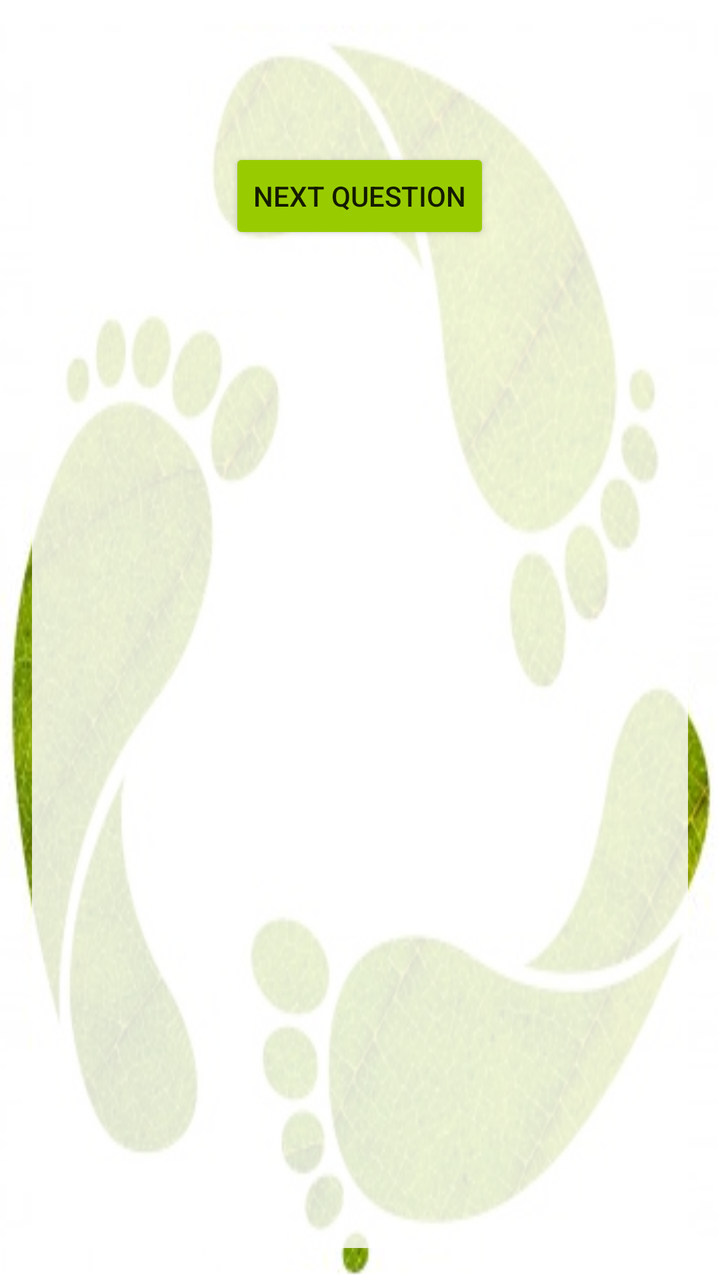
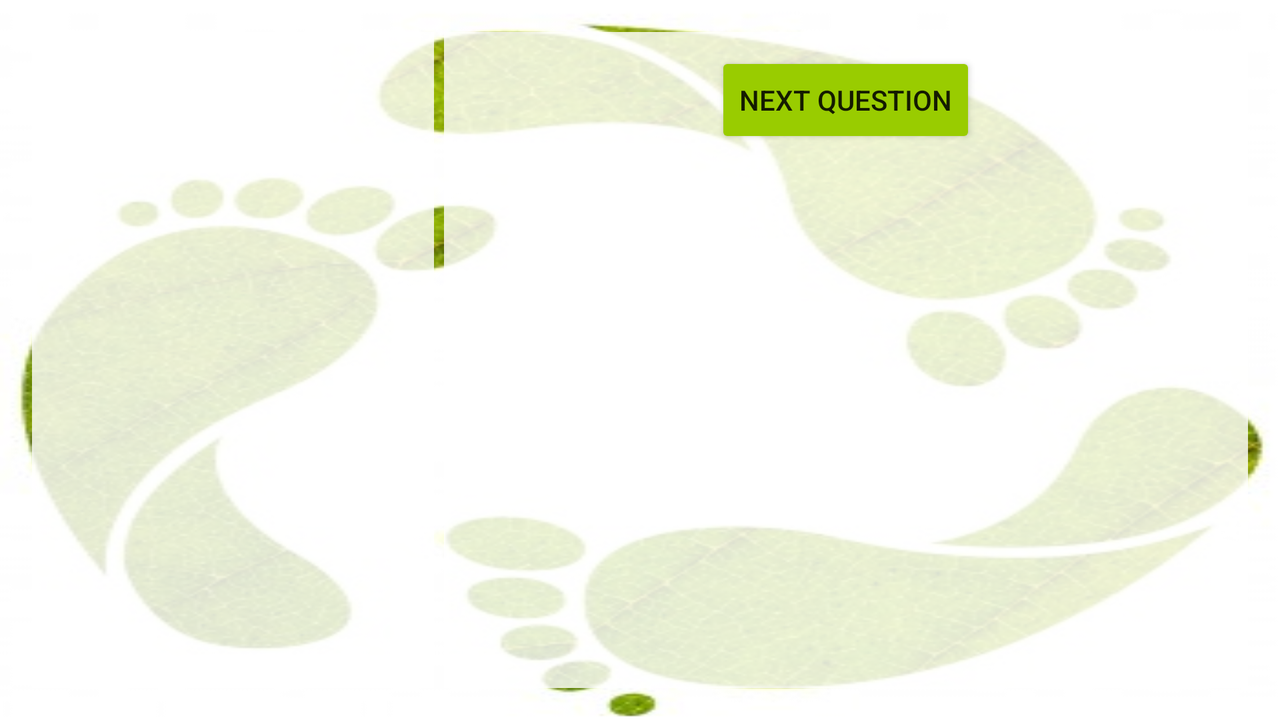

Compare how this app lays out the same screen by default and in its alternative resource folder. The renders come first, then the two layout files and the values they reference.
<!-- AndroidManifest.xml: application theme AppTheme -->
<!-- res/layout/question.xml -->
<?xml version="1.0" encoding="utf-8"?>
<LinearLayout xmlns:android="http://schemas.android.com/apk/res/android"
    android:layout_width="match_parent"
    android:layout_height="match_parent"
    android:background="@drawable/greenfeet"
    android:orientation="vertical"
    android:padding="16dp">

    <LinearLayout
        style="@style/port_main">

        <TextView
            android:id="@+id/textview_questionnumber"
            style="@style/questiontextnumber" />

        <TextView
            android:id="@+id/textview_question"
            style="@style/questiontext" />

        <RadioGroup
            android:id="@+id/radiogroup_answers"
            android:layout_width="match_parent"
            android:layout_height="wrap_content"></RadioGroup>

        <android.support.v7.widget.AppCompatButton
            android:id="@+id/button_next"
            style="@style/nextbutton"
            android:text="@string/nextbutton" />
    </LinearLayout>

</LinearLayout>
<!-- resources referenced by this layout -->
<resources>
  <!-- drawable greenfeet: png bitmap (drawable, 163014 bytes) -->
  <string name="nextbutton">Next question</string>
  <style name="nextbutton">
          <item name="android:layout_width">wrap_content</item>
          <item name="android:layout_height">wrap_content</item>
          <item name="android:layout_gravity">center_horizontal</item>
          <item name="android:layout_marginTop">@dimen/major_margin</item>
          <item name="android:backgroundTint">@android:color/holo_green_light</item>item&gt;
      </style>
  <style name="port_main">
          <item name="android:layout_width">match_parent</item>
          <item name="android:layout_height">match_parent</item>
          <item name="android:background">@color/transparentwhite</item>
          <item name="android:orientation">vertical</item>
      </style>
  <style name="questiontext">
          <item name="android:layout_width">match_parent</item>
          <item name="android:layout_height">wrap_content</item>
          <item name="android:textColor">@android:color/black</item>
          <item name="android:layout_marginBottom">@dimen/minor_margin</item>
          <item name="android:layout_marginTop">@dimen/minor_margin</item>
      </style>
  <style name="questiontextnumber">
          <item name="android:layout_width">match_parent</item>
          <item name="android:layout_height">wrap_content</item>
          <item name="android:textColor">@android:color/black</item>
          <item name="android:textStyle">bold</item>
      </style>
  <style name="AppTheme" parent="Theme.AppCompat.Light.DarkActionBar">
          
          <item name="colorPrimary">@color/colorPrimary</item>
          <item name="colorPrimaryDark">@color/colorPrimaryDark</item>
          <item name="colorAccent">@color/colorAccent</item>
      </style>
  <dimen name="major_margin">10dp</dimen>
  <color name="transparentwhite">#d0ffffff</color>
  <dimen name="minor_margin">5dp</dimen>
  <color name="colorPrimary">#246b24</color>
  <color name="colorPrimaryDark">#1E571E</color>
  <color name="colorAccent">#000000</color>
</resources>
<!-- res/layout-land/question.xml (the repository's variant of the layout above) -->
<!-- drawn on the phone turned sideways -->
<?xml version="1.0" encoding="utf-8"?>
<LinearLayout xmlns:android="http://schemas.android.com/apk/res/android"
    android:layout_width="match_parent"
    android:layout_height="match_parent"
    android:background="@drawable/greenfeet"
    android:orientation="horizontal"
    android:padding="16dp">

    <LinearLayout style="@style/land_main">

        <TextView
            android:id="@+id/textview_questionnumber"
            style="@style/questiontextnumber" />

        <TextView
            android:id="@+id/textview_question"
            style="@style/questiontext" />

    </LinearLayout>

    <LinearLayout style="@style/land_opts">

        <RadioGroup
            android:id="@+id/radiogroup_answers"
            android:layout_width="match_parent"
            android:layout_height="wrap_content"></RadioGroup>

        <android.support.v7.widget.AppCompatButton
            android:id="@+id/button_next"
            style="@style/nextbutton"
            android:tag="100"
            android:text="@string/nextbutton" />

    </LinearLayout>
</LinearLayout>
<!-- resources referenced by the variant -->
<!-- as the phone turned sideways resolves them -->
<resources>
  <!-- drawable greenfeet: png bitmap (drawable, 163014 bytes) -->
  <string name="nextbutton">Next question</string>
  <style name="land_main">
          <item name="android:layout_width">0dp</item>
          <item name="android:layout_weight">1</item>
          <item name="android:layout_height">match_parent</item>
          <item name="android:background">@color/transparentwhite</item>
          <item name="android:orientation">vertical</item>
          <item name="android:layout_gravity">center_horizontal</item>
      </style>
  <style name="land_opts">
          <item name="android:layout_marginLeft">@dimen/minor_margin</item>
          <item name="android:layout_width">0dp</item>
          <item name="android:layout_weight">2</item>
          <item name="android:layout_height">match_parent</item>
          <item name="android:background">@color/transparentwhite</item>
          <item name="android:orientation">vertical</item>
      </style>
  <style name="nextbutton">
          <item name="android:layout_width">wrap_content</item>
          <item name="android:layout_height">wrap_content</item>
          <item name="android:layout_gravity">center_horizontal</item>
          <item name="android:layout_marginTop">@dimen/major_margin</item>
          <item name="android:backgroundTint">@android:color/holo_green_light</item>item&gt;
      </style>
  <style name="questiontext">
          <item name="android:layout_width">match_parent</item>
          <item name="android:layout_height">wrap_content</item>
          <item name="android:textColor">@android:color/black</item>
          <item name="android:layout_marginBottom">@dimen/minor_margin</item>
          <item name="android:layout_marginTop">@dimen/minor_margin</item>
      </style>
  <style name="questiontextnumber">
          <item name="android:layout_width">match_parent</item>
          <item name="android:layout_height">wrap_content</item>
          <item name="android:textColor">@android:color/black</item>
          <item name="android:textStyle">bold</item>
      </style>
  <style name="AppTheme" parent="Theme.AppCompat.Light.DarkActionBar">
          
          <item name="colorPrimary">@color/colorPrimary</item>
          <item name="colorPrimaryDark">@color/colorPrimaryDark</item>
          <item name="colorAccent">@color/colorAccent</item>
      </style>
  <color name="transparentwhite">#d0ffffff</color>
  <dimen name="minor_margin">5dp</dimen>
  <dimen name="major_margin">10dp</dimen>
  <color name="colorPrimary">#246b24</color>
  <color name="colorPrimaryDark">#1E571E</color>
  <color name="colorAccent">#000000</color>
</resources>
